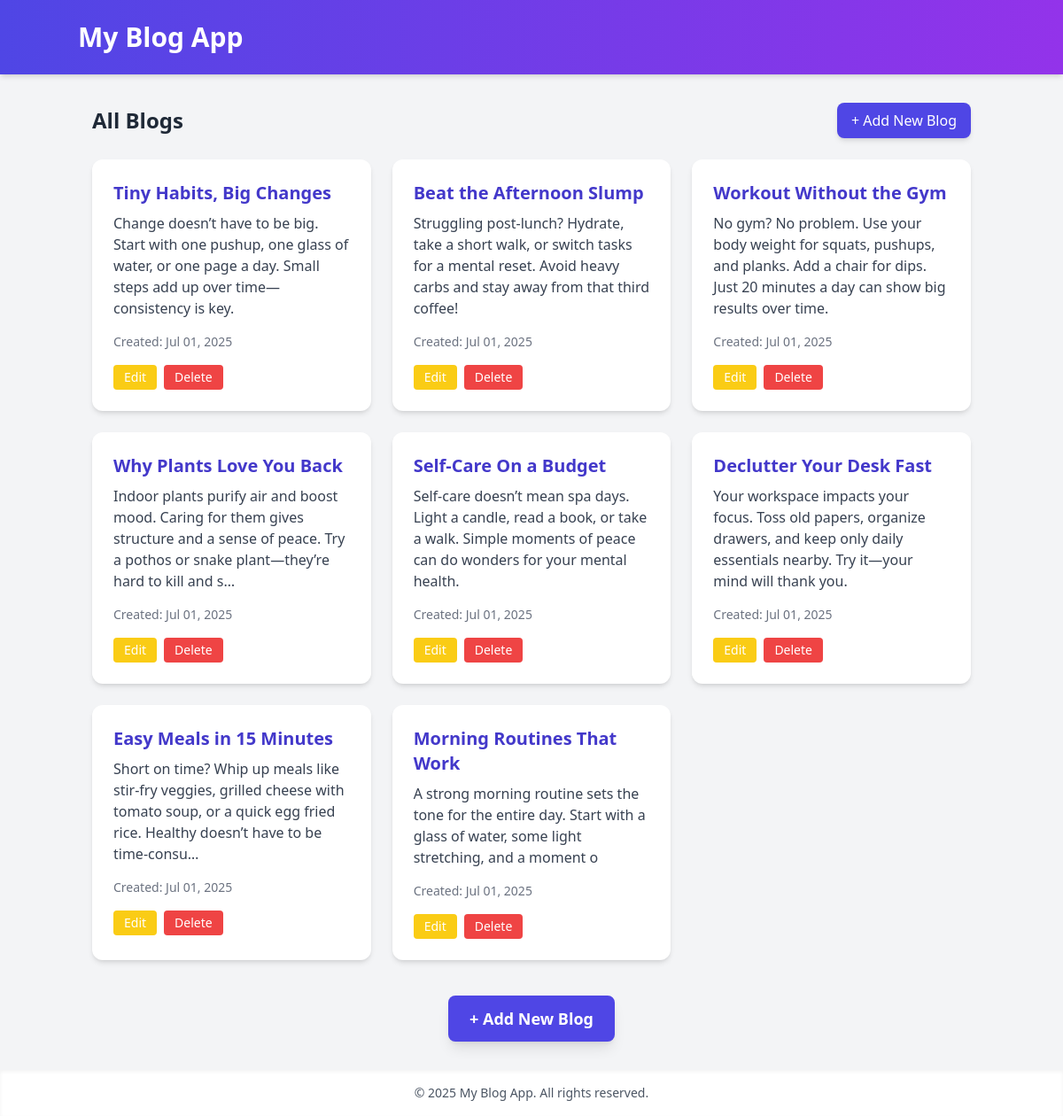
Page /home/ on the earlier database version.
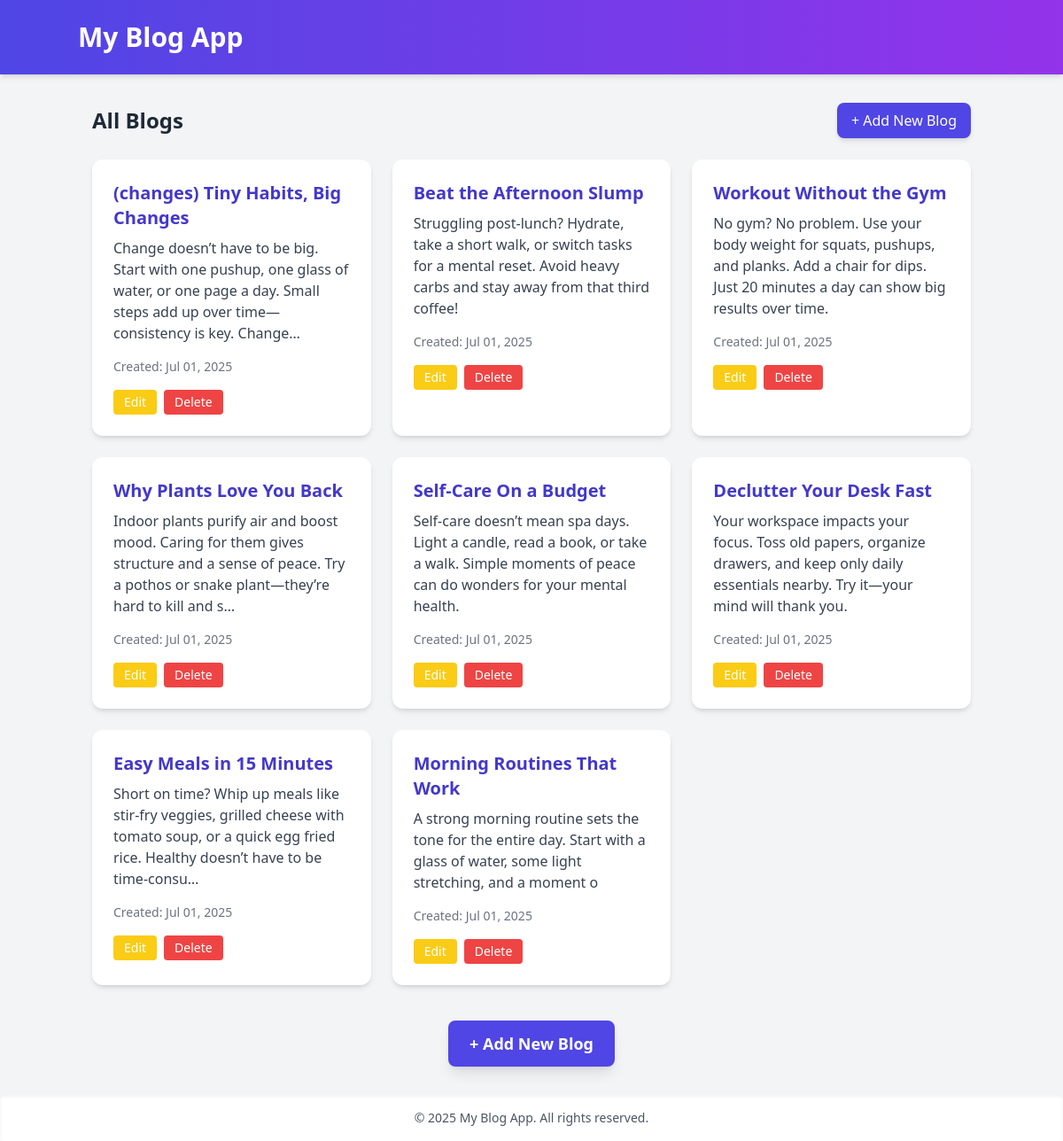
Same page on the later database version.
### blog/models.py (models this page shows, shortened)
class Blog(models.Model):
    title = models.CharField(max_length=200)
    content = models.TextField()
    created_at = models.DateTimeField(auto_now_add=True)
    updated_at = models.DateTimeField(auto_now=True)

### blog/views.py (the view)
# urls.py: path('home/', views.home, name='home'),
def home(request):
    blogs = Blog.objects.all().order_by('-created_at')
    return render(request, 'home.html', {'blogs': blogs})

### blog/templates/home.html (shortened to what this page needs)
{% extends 'base.html' %}
{% block content %}
<div class="flex justify-between items-center mb-6">
    <h2 class="text-2xl font-semibold">All Blogs</h2>
    <a href="{% url 'add_blog' %}" class="bg-indigo-600 hover:bg-indigo-700 text-white px-4 py-2 rounded-lg font-medium shadow-md transition duration-300">
        + Add New Blog
    </a>
</div>
<div class="grid grid-cols-1 md:grid-cols-2 lg:grid-cols-3 gap-6">
    {% for blog in blogs %}
    <div class="bg-white rounded-xl shadow-md p-6 hover:shadow-xl transition duration-300">
        <h3 class="text-xl font-bold text-indigo-700 mb-2">{{ blog.title }}</h3>
        <p class="text-gray-700 mb-4">{{ blog.content|truncatechars:150 }}</p>
        <p class="text-sm text-gray-500 mb-4">
            Created: {{ blog.created_at|date:"M d, Y" }}
        </p>
        <div class="flex gap-2">
            <a href="{% url 'edit_blog' blog.id %}" class="bg-yellow-400 hover:bg-yellow-500 text-white px-3 py-1 rounded text-sm font-medium transition duration-300">
                Edit
            </a>
            <a href="{% url 'delete_blog' blog.id %}" class="bg-red-500 hover:bg-red-600 text-white px-3 py-1 rounded text-sm font-medium transition duration-300">
                Delete
            </a>
        </div>
    </div>
    {% endfor %}
</div>
{% if blogs %}
<div class="text-center mt-10">
    <a href="{% url 'add_blog' %}" class="inline-block bg-indigo-600 hover:bg-indigo-700 text-white px-6 py-3 rounded-lg text-lg font-semibold shadow-lg transition duration-300">
        + Add New Blog
    </a>
</div>
{% endif %}
{% endblock %}

Differences in the rows shown:
changed Blog: title "Tiny Habits, Big Changes" → "(changes) Tiny Habits, Big Changes"; content "Change doesn’t have to be big. Start with one pushup, one glass of water, or one page a day. Small steps add up over time—consistency is key." → "Change doesn’t have to be big. Start with one pushup, one glass of water, or one page a day. Small steps add up over time—consistency is key. Change…"
